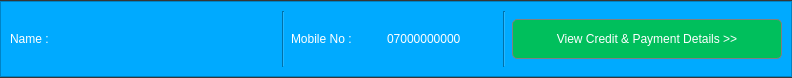
<?xml version="1.0" encoding="UTF-8"?>
<ui version="4.0">
 <class>Form</class>
 <widget class="QWidget" name="Form">
  <property name="geometry">
   <rect>
    <x>0</x>
    <y>0</y>
    <width>781</width>
    <height>78</height>
   </rect>
  </property>
  <property name="minimumSize">
   <size>
    <width>0</width>
    <height>60</height>
   </size>
  </property>
  <property name="maximumSize">
   <size>
    <width>16777215</width>
    <height>78</height>
   </size>
  </property>
  <property name="windowTitle">
   <string>Form</string>
  </property>
  <property name="styleSheet">
   <string notr="true">QWidget{
background-color: rgb(54,54,54);
}
QFrame{
background-color: rgb(0, 170, 255);
}
*{
font: 12pt &quot;MS Shell Dlg 2&quot;;
color:white;
}
QPushButton{
background-color: rgb(0, 191, 92);
border:1px solid grey;
border-radius:5px;
}
QPushButton:hover{
border:2px solid white;
}
QPushButton:pressed{
border:3px solid grey;
}</string>
  </property>
  <layout class="QVBoxLayout" name="verticalLayout">
   <property name="spacing">
    <number>0</number>
   </property>
   <property name="leftMargin">
    <number>0</number>
   </property>
   <property name="topMargin">
    <number>1</number>
   </property>
   <property name="rightMargin">
    <number>0</number>
   </property>
   <property name="bottomMargin">
    <number>1</number>
   </property>
   <item>
    <widget class="QFrame" name="frame">
     <property name="frameShape">
      <enum>QFrame::StyledPanel</enum>
     </property>
     <property name="frameShadow">
      <enum>QFrame::Raised</enum>
     </property>
     <layout class="QHBoxLayout" name="horizontalLayout">
      <item>
       <widget class="QLabel" name="label">
        <property name="minimumSize">
         <size>
          <width>60</width>
          <height>30</height>
         </size>
        </property>
        <property name="maximumSize">
         <size>
          <width>60</width>
          <height>16777215</height>
         </size>
        </property>
        <property name="text">
         <string>Name : </string>
        </property>
       </widget>
      </item>
      <item>
       <widget class="QLabel" name="nameLbl">
        <property name="minimumSize">
         <size>
          <width>200</width>
          <height>30</height>
         </size>
        </property>
        <property name="maximumSize">
         <size>
          <width>200</width>
          <height>16777215</height>
         </size>
        </property>
        <property name="text">
         <string/>
        </property>
       </widget>
      </item>
      <item>
       <widget class="Line" name="line">
        <property name="orientation">
         <enum>Qt::Vertical</enum>
        </property>
       </widget>
      </item>
      <item>
       <widget class="QLabel" name="label_3">
        <property name="minimumSize">
         <size>
          <width>90</width>
          <height>30</height>
         </size>
        </property>
        <property name="maximumSize">
         <size>
          <width>90</width>
          <height>16777215</height>
         </size>
        </property>
        <property name="text">
         <string>Mobile No : </string>
        </property>
       </widget>
      </item>
      <item>
       <widget class="QLabel" name="mobileBtn">
        <property name="minimumSize">
         <size>
          <width>110</width>
          <height>30</height>
         </size>
        </property>
        <property name="maximumSize">
         <size>
          <width>110</width>
          <height>16777215</height>
         </size>
        </property>
        <property name="text">
         <string>07000000000</string>
        </property>
       </widget>
      </item>
      <item>
       <widget class="Line" name="line_2">
        <property name="orientation">
         <enum>Qt::Vertical</enum>
        </property>
       </widget>
      </item>
      <item>
       <widget class="QPushButton" name="opendetailsBtn">
        <property name="minimumSize">
         <size>
          <width>270</width>
          <height>40</height>
         </size>
        </property>
        <property name="text">
         <string>  View Credit &amp;&amp; Payment Details &gt;&gt;  </string>
        </property>
       </widget>
      </item>
     </layout>
    </widget>
   </item>
  </layout>
 </widget>
 <resources/>
 <connections/>
</ui>
